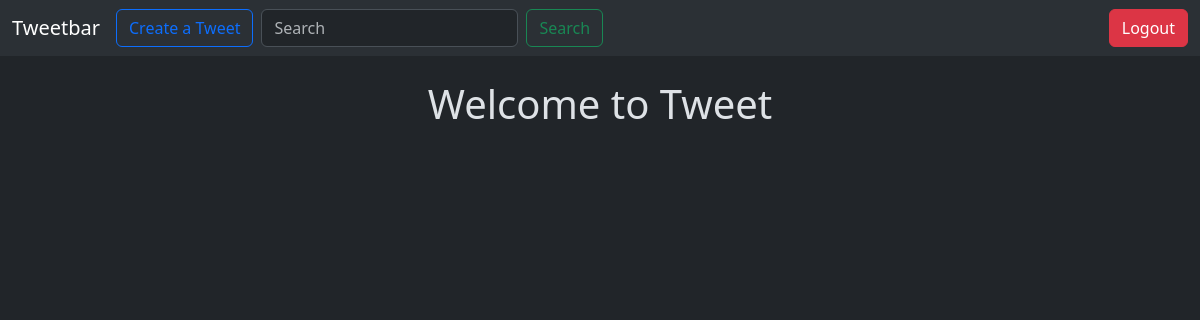
The app's page /tweet/ (signed in), older data.
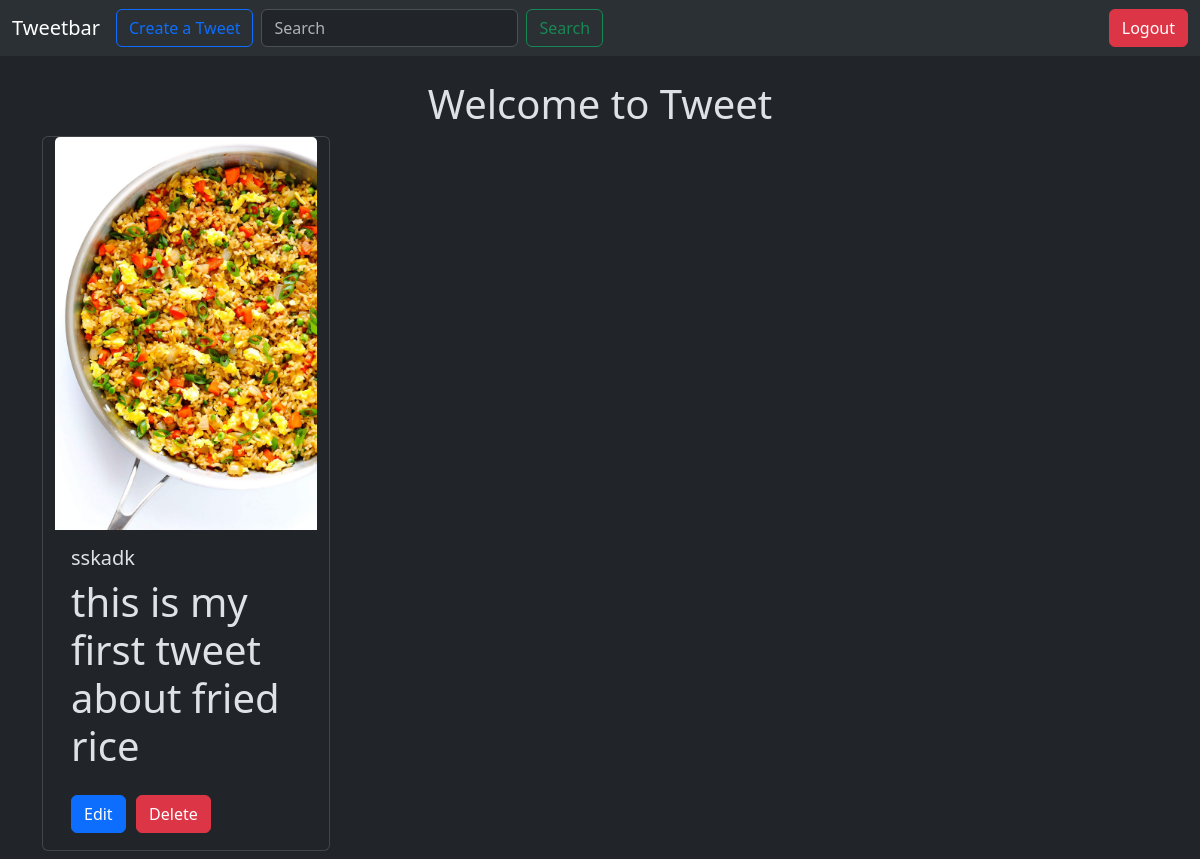
The same page, newer data.
### tweet/models.py (models this page shows, shortened)
class Tweet(models.Model):
    user = models.ForeignKey(User, on_delete=models.CASCADE)
    text = models.TextField(max_length=240)
    photo = models.ImageField(upload_to='photos/', blank=True, null=True)
    created_at = models.DateTimeField(auto_now_add=True)
    updated_at = models.DateTimeField(auto_now=True)

### tweet/views.py (the view)
# urls.py: path('', views.tweet_list, name='tweet_list'),
def tweet_list(request):
    tweets = Tweet.objects.all().order_by('-created_at')
    return render(request, 'tweet_list.html', {'tweets':tweets})

### tweet/templates/tweet_list.html (shortened to what this page needs)
{% extends "layout.html" %}
{% block content %}
 <h1 class="text-center mt-4">Welcome to Tweet<h1>
<div class ="container row gap-3">
    {% for tweet in tweets %}
    <div class="card" style="width: 18rem;">
        <img src="{{tweet.photo.url}}" class="card-img-top" alt="...">
        <div class="card-body">
            <h5 class="card-title">{{tweet.user.username}}</h5>
            <p class="card-text">{{tweet.text}}</p>
            {% if tweet.user == user %}
            <a href="{% url 'tweet_edit' tweet.id%}" class="btn btn-primary">Edit</a>
            <a href="{% url 'tweet_delete' tweet.id%}" class="btn btn-danger">Delete</a>
            {% endif %}
        </div>
    </div>
    {% endfor %}
</div>
{% endblock %}

Row changes from the older to the newer data that the page shows:
added Tweet: photo (picture), user.username "sskadk", text "this is my first tweet about fried rice", shows "Edit"
